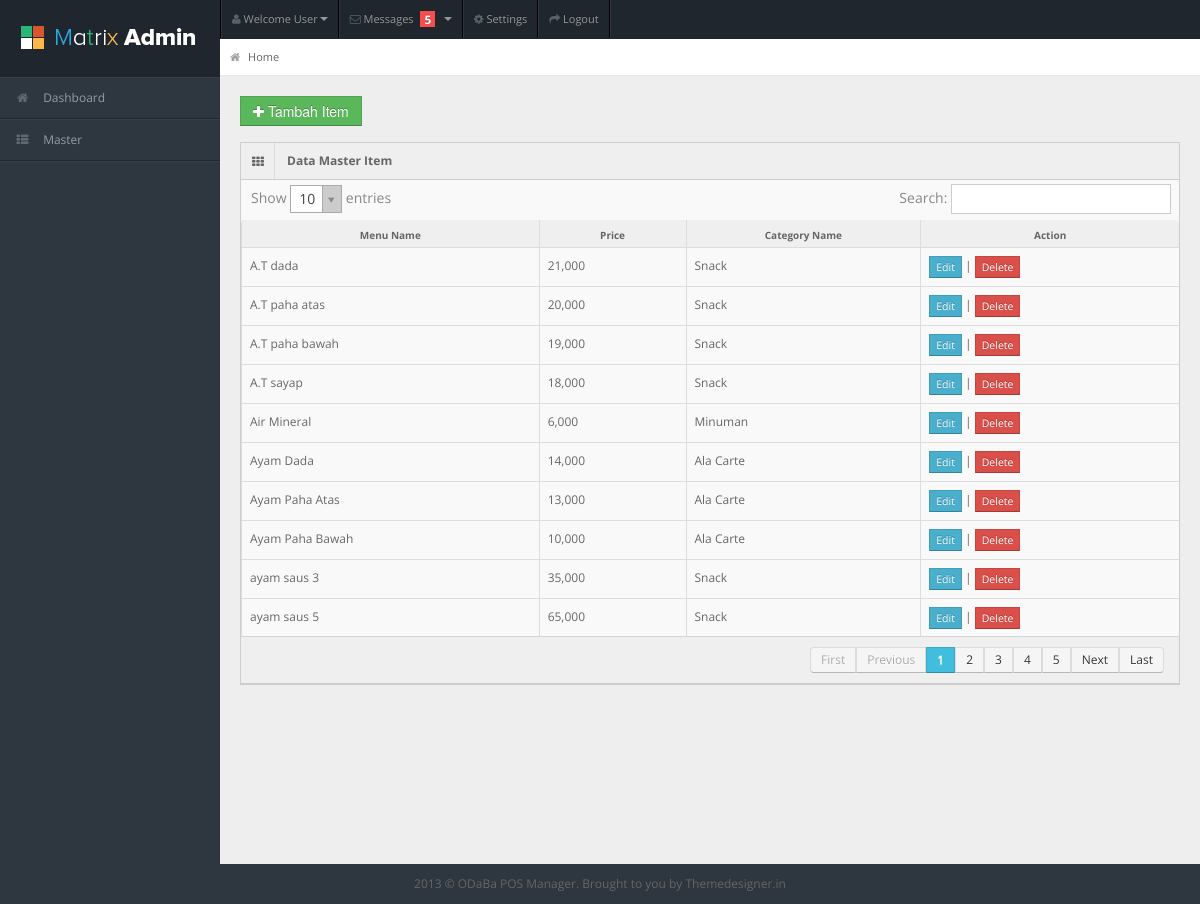
Screenshot of /manager/ms_item.php with the database file from the repository.
### tables this page shows
CREATE TABLE IF NOT EXISTS `menu_item` (
  `ID_MENU_ITEM` int(11) NOT NULL AUTO_INCREMENT,
  `MENU_NAME` varchar(120) NOT NULL,
  `TRANSLATED_NAME` varchar(120) DEFAULT NULL,
  `BUY_PRICE` double NOT NULL,
  `PRICE` double NOT NULL,
  `DISCOUNT_RATE` double DEFAULT NULL,
  `VISIBLE` bit(1) DEFAULT NULL,
  `SORT_ORDER` int(11) DEFAULT NULL,
  `IMAGE` text,
  `SHOW_IMAGE_ONLY` int(1) DEFAULT NULL,
  `ID_CATEGORY` int(11) DEFAULT NULL,
  PRIMARY KEY (`ID_MENU_ITEM`)
);

CREATE TABLE IF NOT EXISTS `menu_category` (
  `ID_CATEGORY` int(11) NOT NULL AUTO_INCREMENT,
  `CATEGORY_NAME` varchar(120) NOT NULL,
  `TRANSLATED_NAME` varchar(120) DEFAULT NULL,
  `VISIBLE` int(1) DEFAULT NULL,
  `SORT_ORDER` int(11) DEFAULT NULL,
  PRIMARY KEY (`ID_CATEGORY`)
);

### manager/ms_item.php (the view, shortened to what this page needs)
<?php
include "../connection/function.php";
$act 	= isset($_GET['act']) ? $_GET['act'] : '';
?>
<?php include "header.php"; ?>
<div id="content">
	<div id="content-header">
		<div id="breadcrumb"> <a href="." title="Go to Home" class="tip-bottom"><i class="icon-home"></i> Home </a></div>
	</div>
<?php if($act=='insert' || $act=='edit'){ ?>
	<div class="container-fluid">
		<div class="row-fluid">
			<div class="span6">
			  <div class="widget-box">
			    <div class="widget-title"> <span class="icon"> <i class="icon-align-justify"></i> </span>
			      <h5>Menu Category</h5>
			    </div>
			    <div class="widget-content nopadding">
			      <form name="form" class="form-horizontal" method="post" enctype="multipart/form-data" role="form" action="">
			        <div class="control-group">
			          <label class="control-label">Menu Name</label>
			          <div class="controls">
			            <input name="menuname" type="text" class="span11" placeholder="Menu Name" value="<?php echo isset($rwcatedt[1]) ? $rwcatedt[1] : ''; ?>" required/>
			            <input type="hidden" name="id" value="<?php echo isset($rwcatedt[0]) ? $rwcatedt[0] : ''; ?>">
			          </div>
			        </div>
			        <div class="control-group">
			          <label class="control-label">Price</label>
			          <div class="controls">
			            <input name="price" type="text" id="priceempty" class="span11" placeholder="Price" onkeyup="format(this)" onkeypress="return isNumberKey(event)" value="<?php echo isset($rwcatedt[2]) ? $rwcatedt[2] : ''; ?>" required/>
			          </div>
			        </div>
			        <!-- <div class="control-group">
			          <label class="control-label">Category Name</label>
			          <div class="controls">
			            <input name="idcategory" type="text" class="span11" placeholder="Category Name" value="<?php echo isset($rwcatedt[3]) ? $rwcatedt[3] : ''; ?>" required/>
			          </div>
			        </div> -->
			        <label class="control-label">Category Name</label>
					<div class="controls">
						<select name="idcategory">
							<?php
							if($act=='insert'){
							$qmenucat = mysqli_query($connection,"select c.ID_CATEGORY, c.CATEGORY_NAME from menu_category c");
							while($rwctgr = mysqli_fetch_row($qmenucat)){
							echo "<option value='$rwctgr[0]'>$rwctgr[1]</option>";
								}
							}elseif($act=='edit'){
							echo "<option value='$rwcatedt[4]'>$rwcatedt[3]</option>";
							$qmenucat = mysqli_query($connection,"select c.ID_CATEGORY, c.CATEGORY_NAME from menu_category c");
							while($rwctgr = mysqli_fetch_row($qmenucat)){
							echo "<option value='$rwctgr[0]'>$rwctgr[1]</option>";
								}
							}
							?>
						</select>
					</div>
			        <div class="form-actions">
			          <button type="Submit" name="btnsave" class="btn btn-success">Save</button>
			          <button type="button" name="btncancel" class="btn btn-inverse" onclick="window.location.href='?page=msitem'">Cancel</button>
			        </div>
			      </form>
			    </div>
			  </div>
			</div>
		</div>
	</div>
<?php }else{ ?>
	<div class="container-fluid">
		<div class="row-fluid"><button class="btn btn-sm btn-success" onclick="window.location.href='?page=msitem&amp;act=insert'"><i class="icon-plus"></i> Tambah Item</button></div>
        <div class="widget-box">
			<div class="widget-title"> <span class="icon"><i class="icon-th"></i></span>
				<h5>Data Master Item</h5>
			</div>
			<div class="widget-content nopadding">
				<table class="table table-bordered data-table">
				  <thead>
				    <tr>
				      <th>Menu Name</th>
				      <th>Price</th>
				      <th>Category Name</th>
				      <th>Action</th>
				    </tr>
				  </thead>
				  <tbody>
						<?php
						$qmsitm	 = "select i.ID_MENU_ITEM,i.MENU_NAME,i.PRICE,c.CATEGORY_NAME,i.ID_CATEGORY ";
						$qmsitm	.= "from menu_item i ";
						$qmsitm	.= "left join menu_category c on c.ID_CATEGORY = i.ID_CATEGORY ";
						$qmsitm  = mysqli_query($connection,$qmsitm);
						while($rwmscat = mysqli_fetch_row($qmsitm)){ ?>
						<td><?php echo $rwmscat[1] ?></td>
						<td><?php echo number_format($rwmscat[2]) ?></td>
						<td><?php echo $rwmscat[3] ?></td>
						<td><a href="?page=msitem&amp;act=edit&amp;id=<?php echo $rwmscat[0] ?>" class="btn btn-mini btn-info">Edit</a> | <a href="?page=msitem&amp;act=del&amp;id=<?php echo $rwmscat[0] ?>" onClick="return confirm('Are you sure delete this data ?')" class="btn btn-mini btn-danger">Delete</a></td>
				    <?php } ?>
				  </tbody>
				</table>
			</div>
        </div>
	</div>
<?php } ?>
</div>
<?php include "footer.php"; ?>

### manager/css/matrix-style.css (style rules this page uses)
* { outline:none !important; -moz-outline: none !important; }
html, body { height:100% }
body { overflow-x: hidden; margin-top: -10px; font-family: 'Open Sans', sans-serif; font-size:12px; color:#666; }
a { color:#666; }
select, textarea, input[type="text"], input[type="password"], input[type="datetime"], input[type="datetime-local"], input[type="date"], input[type="month"], input[type="time"], input[type="week"], input[type="number"], input[type="email"], input[type="url"], input[type="search"], input[type="tel"], input[type="color"], .uneditable-input, .label, .dropdown-menu, .btn, .well, .progress, .table-bordered, .btn-group > .btn:first-child, .btn-group > .btn:last-child, .btn-group > .btn:last-child, .btn-group > .dropdown-toggle, .alert { border-radius:0px; }
.btn, textarea, input[type="text"], input[type="password"], input[type="datetime"], input[type="datetime-local"], input[type="date"], input[type="month"], input[type="time"], input[type="week"], input[type="number"], input[type="email"], input[type="url"], input[type="search"], input[type="tel"], input[type="color"], .uneditable-input { box-shadow:none; }
.progress, .progress-success .bar, .progress .bar-success, .progress-warning .bar, .progress .bar-warning, .progress-danger .bar, .progress .bar-danger, .progress-info .bar, .progress .bar-info, .btn, .btn-primary { background-image:none; }
#content { background: none repeat scroll 0 0 #eeeeee; margin-left: 220px; margin-right: 0; padding-bottom: 25px; position: relative; min-height:100%; width: auto; }
#content-header { position: abslute; width: 100%; margin-top: -38px; z-index: 20; }
.container-fluid .row-fluid:first-child { margin-top: 20px; }
#breadcrumb { background-color: #fff; border-bottom: 1px solid #e3ebed; }
#breadcrumb a { padding: 8px 20px 8px 10px; display: inline-block; background-image: url('../img/breadcrumb.png'); background-position: center right; background-repeat: no-repeat; font-size: 11px; color: #666666; }
#breadcrumb a:last-child { background-image:none; }
#breadcrumb a i { margin-right: 5px; opacity: .6; }
.stat-boxes .peity_bar_good, .stat-boxes .peity_line_good, { color: #459D1C; }
.widget-box { background: none repeat scroll 0 0 #F9F9F9; border-left: 1px solid #CDCDCD; border-top: 1px solid #CDCDCD; border-right: 1px solid #CDCDCD; clear: both; margin-top: 16px; margin-bottom: 16px; position: relative; }
.widget-title, .modal-header, .table th, div.dataTables_wrapper .ui-widget-header { background:#efefef; border-bottom: 1px solid #CDCDCD; height: 36px; }
.widget-title span.icon { padding: 9px 10px 7px 11px; float: left; border-right:1px solid #dadada; }
.widget-title h5 { color: #666; float: left; font-size: 12px; font-weight: bold; padding: 12px; line-height: 12px; margin: 0; }
.widget-content { padding:15px; border-bottom: 1px solid #cdcdcd; }
.table th { height: auto; font-size: 10px; padding: 5px 10px 2px; border-bottom: 0; text-align: center; color: #666666; }
.nopadding { padding: 0 !important; }
.nopadding .table { margin-bottom: 0; }
.nopadding .table-bordered { border: 0; }

### manager/css/matrix-media.css (style rules this page uses)
body { background:#2E363F; }

### rows the page displays
menu_item: MENU_NAME "Ayam Dada", PRICE "14,000", ID_CATEGORY.CATEGORY_NAME "Ala Carte"
menu_item: MENU_NAME "Ayam Paha Atas", PRICE "13,000", ID_CATEGORY.CATEGORY_NAME "Ala Carte"
menu_item: MENU_NAME "Ayam Paha Bawah", PRICE "10,000", ID_CATEGORY.CATEGORY_NAME "Ala Carte"
menu_item: MENU_NAME "Air Mineral", PRICE "6,000", ID_CATEGORY.CATEGORY_NAME "Minuman"
menu_item: MENU_NAME "ayam saus 3", PRICE "35,000", ID_CATEGORY.CATEGORY_NAME "Snack"
menu_item: MENU_NAME "ayam saus 5", PRICE "65,000", ID_CATEGORY.CATEGORY_NAME "Snack"
menu_item: MENU_NAME "A.T sayap", PRICE "18,000", ID_CATEGORY.CATEGORY_NAME "Snack"
menu_item: MENU_NAME "A.T paha bawah", PRICE "19,000", ID_CATEGORY.CATEGORY_NAME "Snack"
menu_item: MENU_NAME "A.T paha atas", PRICE "20,000", ID_CATEGORY.CATEGORY_NAME "Snack"
menu_item: MENU_NAME "A.T dada", PRICE "21,000", ID_CATEGORY.CATEGORY_NAME "Snack"
